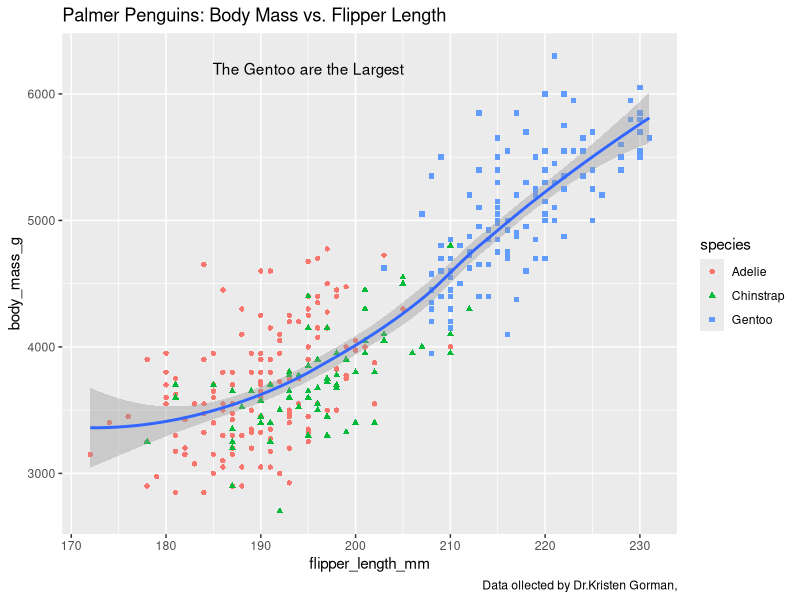

Generate this figure with R:
## ---- chunk 1
install.packages("palmerpenguins")
install.packages("tidyverse")
install.packages("ggplot2")
library(palmerpenguins)
library(tidyverse)
library(ggplot2)
## ---- chunk 2
penguins2 <- penguins %>% arrange(-bill_length_mm)
## ---- chunk 3
penguins %>% group_by(island) %>% drop_na() %>%
  summarize(mean_bill_length_mm = mean(bill_length_mm))
## ---- chunk 4
penguins %>% group_by(island) %>% drop_na() %>%
  summarize(max_bill_length_mm = max(bill_length_mm))
## ---- chunk 5
penguins %>% group_by(species, island) %>% drop_na() %>%
  summarize(max_bl = max(bill_length_mm), mean_bl = mean(bill_length_mm))
## ---- chunk 6
penguins %>% filter(species == "Adelie")
## ---- chunk 7
ggplot(data=penguins)+
  geom_point(mapping = aes(x=flipper_length_mm, y=body_mass_g, color=species, shape= species)) +
  geom_smooth(mapping = aes(x= flipper_length_mm, y= body_mass_g)) +
  labs(title = "Palmer Penguins: Body Mass vs. Flipper Length", 
       caption = "Data ollected by Dr.Kristen Gorman,") + 
  annotate("text", x=195,y=6200, label="The Gentoo are the Largest")

## ---- chunk 8
Penguins_plot <- ggplot(data=penguins)+
  geom_point(mapping = aes(x=flipper_length_mm, y=body_mass_g, color=species, shape= species)) +
  geom_smooth(mapping = aes(x= flipper_length_mm, y= body_mass_g)) +
  labs(title = "Palmer Penguins: Body Mass vs. Flipper Length", 
       caption = "Data ollected by Dr.Kristen Gorman,") + 
  annotate("text", x=195,y=6200, label="The Gentoo are the Largest")
